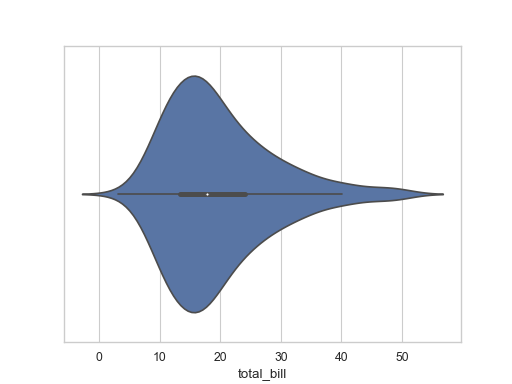

Recreate this plot in Python.
import seaborn as sns
sns.set(style="whitegrid")
tips = sns.load_dataset("tips")
ax = sns.violinplot(x=tips["total_bill"])
